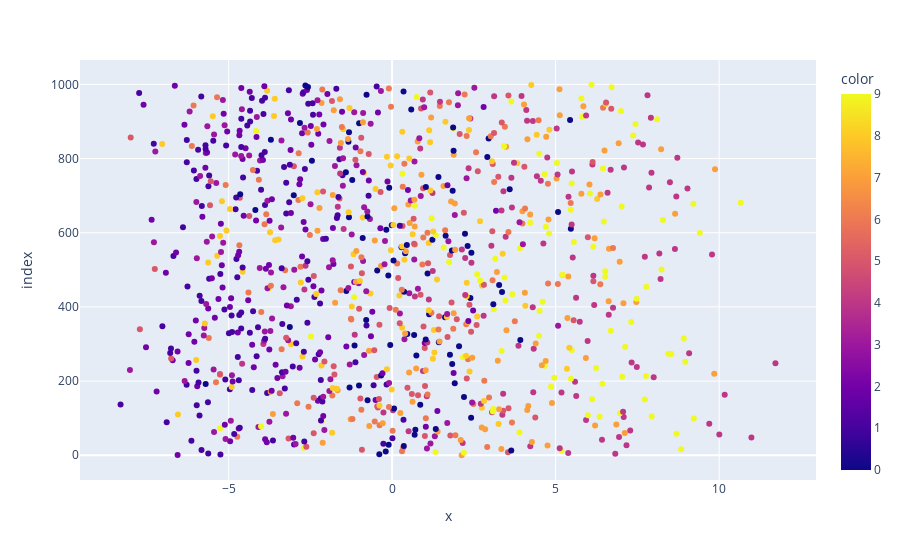

Notebook code cell kept with this figure:
### Markdown cell above
## Show embeddings of autoencoder

### Code cell
from matplotlib import pyplot as plt
import einops

evalloader = DataLoader(mnist_eval, batch_size=1000, shuffle=False)
autoencoder.eval()
generator = enumerate(evalloader)
_, (images,labels) = next(generator)

embeddings = autoencoder.encoder(images).detach()

covariance_matrix = np.cov(embeddings.T)

values, vectors =  np.linalg.eig(covariance_matrix)

projected_embeddings = (embeddings @ vectors)[:,:2]

px.scatter(*projected_embeddings.T, color=labels)

### Figure 1 — Plotly figure (JSON) as saved in the notebook; plotly's stock layout.template omitted (floating-point values rounded to 4 significant figures; data arrays with more than 128 entries replaced by an {"elided": "..."} marker saying what was removed)
{"data": [{"hovertemplate": "x=%{x}<br>index=%{y}<br>color=%{marker.color}<extra></extra>", "legendgroup": "", "marker": {"color": {"elided": "1000 int values"}, "coloraxis": "coloraxis", "symbol": "circle"}, "mode": "markers", "name": "", "orientation": "h", "showlegend": false, "type": "scatter", "x": {"elided": "1000 float values"}, "xaxis": "x", "y": {"elided": "1000 int values"}, "yaxis": "y"}], "layout": {"coloraxis": {"colorbar": {"title": {"text": "color"}}, "colorscale": [[0, "#0d0887"], [0.1111, "#46039f"], [0.2222, "#7201a8"], [0.3333, "#9c179e"], [0.4444, "#bd3786"], [0.5556, "#d8576b"], [0.6667, "#ed7953"], [0.7778, "#fb9f3a"], [0.8889, "#fdca26"], [1, "#f0f921"]]}, "legend": {"tracegroupgap": 0}, "margin": {"t": 60}, "xaxis": {"anchor": "y", "domain": [0, 1], "title": {"text": "x"}}, "yaxis": {"anchor": "x", "domain": [0, 1], "title": {"text": "index"}}}}
